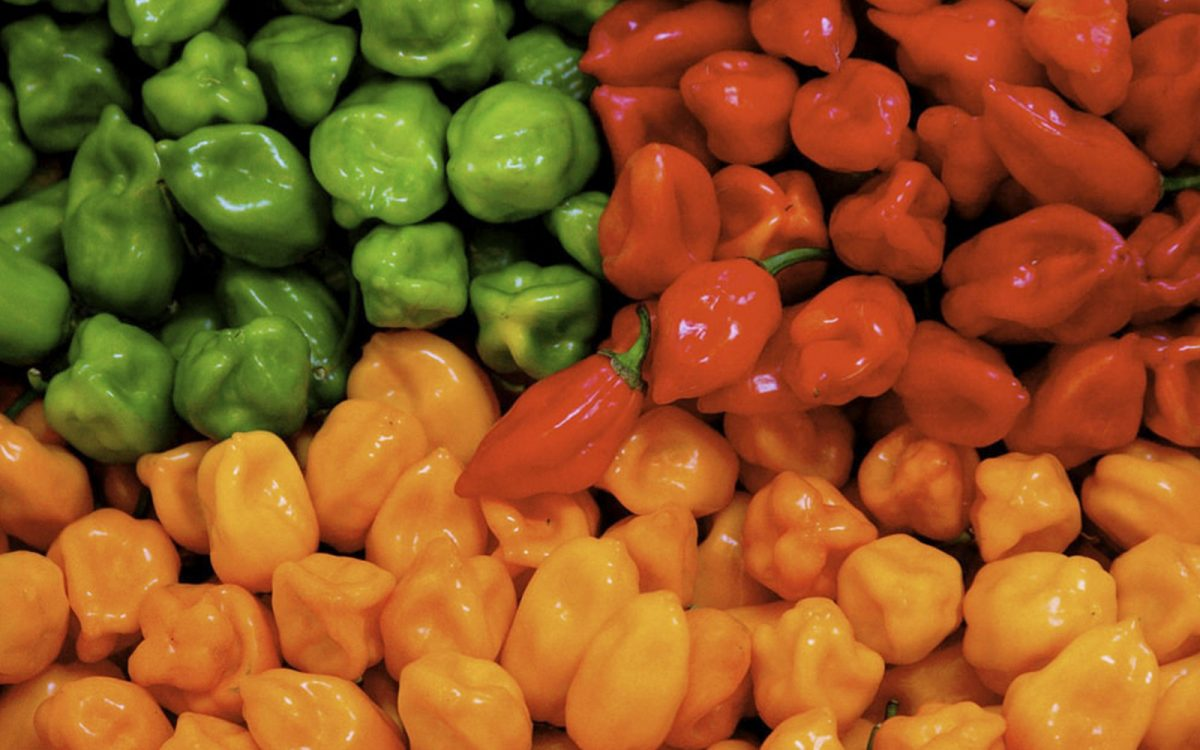
#> input picture ch.jpg, 1200 x 750 px, given in place of the camera
$ python HabaneroRecognition.py
#> lines starting #> are read from the running program, lines starting #| are printed output that depends on the picture; after the words box and inside, x2 and y2 are one past the last pixel; in counts of white or black regions, pixels touching at a corner belong together
#####################################################################################################
#                                      Angelo D. Espinoza V.                                        #
#                                                                                                   #
#     This code can at certain point recognize the colours of the three different types of          #
#   habanero pepper (red, green, orange/yellow) and also depicts the name of each one in real time  #
#                                                                                                   #
#    It is necessary to prove that the camera initializes first with the app of the computer        #
#                           before compiling this program in Python                                 #
#####################################################################################################

import cv2
import numpy as np

# Defining which camera that will be used in this case the 2
# By default the argument should be 0
# The RGB camera of the  R200 is the #2
cam = cv2.VideoCapture(0)

# Orange Habanero Pepper
# Defining orange colour bounds
orangeLower = np.array([7, 187, 183])
orangeUpper = np.array([27, 207, 255])

# Green Habanero Pepper
# Defining green colour bounds
greenLower = np.array([32, 174, 104])
greenUpper = np.array([52, 194, 184])

# Red Habanero Pepper
# Defining red colour bounds
redLower = np.array([7, 214, 114])
redUpper = np.array([17, 234, 194])

# Defining colours in BGR
black = (0, 0, 0)
blue = (255, 0, 0)
green = (0, 255, 0)
red = (0, 0, 255)

# Font text
font = cv2.FONT_HERSHEY_SIMPLEX

# Constant loop
while True:

    # Reading the pixels of the camera and putting the information into two variables
    ret, img = cam.read()
#> img is the input picture: shape (750, 1200, 3); mean B, G, R 32.3, 86.6, 144.1

    # Resizing the image by 400 x 400
    img = cv2.resize(img,(400,400))
#> img: shape (400, 400, 3)

    # Filtering the image by reducing the noise
    imgGAUSS = cv2.GaussianBlur(img, (7, 7), 0)

    # Taking the image with less noise and convertin it to HSV
    imgHSV = cv2.cvtColor(imgGAUSS, cv2.COLOR_BGR2HSV)
#> imgHSV: shape (400, 400, 3); mean H, S, V 19.3, 197.7, 150.3

    # Masks of the three habanero color
    maskOrange = cv2.inRange(imgHSV, orangeLower, orangeUpper)
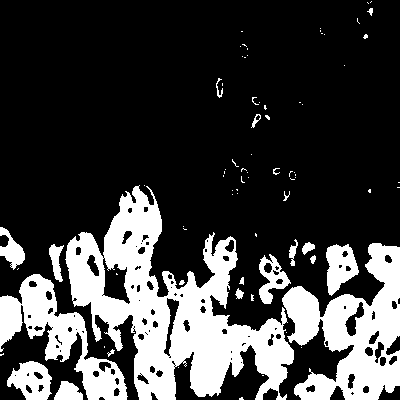
#> maskOrange: shape (400, 400); 24.9% white; 79 white regions (58 under 20 px), largest, box (x1, y1, x2, y2) and area: (65, 185, 294, 400) 20149, (282, 243, 400, 400) 9423, (0, 274, 128, 400) 5325
    maskGreen = cv2.inRange(imgHSV, greenLower, greenUpper)
#> maskGreen: shape (400, 400); 9.4% white; 38 white regions (17 under 20 px), largest, box (x1, y1, x2, y2) and area: (105, 20, 195, 119) 3620, (22, 64, 54, 152) 1399, (62, 155, 106, 215) 1295
    maskRed = cv2.inRange(imgHSV, redLower, redUpper)
#> maskRed: shape (400, 400); 20% white; 111 white regions (68 under 20 px), largest, box (x1, y1, x2, y2) and area: (152, 0, 400, 296) 26013, (280, 344, 347, 395) 693, (244, 292, 285, 327) 585

    # Ellipse around the target
    kernel = cv2.getStructuringElement(cv2.MORPH_ELLIPSE, (15, 15))

    # Erosioning the image and then dilating it
    maskOrange_OPEN = cv2.morphologyEx(maskOrange, cv2.MORPH_OPEN, kernel)
#> maskOrange_OPEN: shape (400, 400); 16.7% white; 24 white regions, largest, box (x1, y1, x2, y2) and area: (169, 283, 249, 396) 4594, (337, 243, 400, 392) 4478, (66, 254, 170, 326) 3019
    maskGreen_OPEN = cv2.morphologyEx(maskGreen, cv2.MORPH_OPEN, kernel)
#> maskGreen_OPEN: shape (400, 400); 2.9% white; 14 white regions, largest, box (x1, y1, x2, y2) and area: (0, 135, 21, 178) 684, (121, 0, 159, 20) 539, (132, 121, 154, 152) 496
    maskRed_OPEN = cv2.morphologyEx(maskRed, cv2.MORPH_OPEN, kernel)
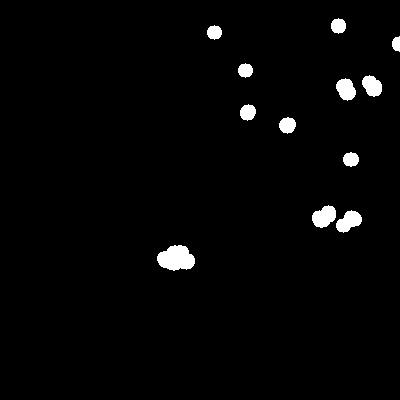
#> maskRed_OPEN: shape (400, 400); 2.1% white; 12 white regions, largest, box (x1, y1, x2, y2) and area: (157, 245, 195, 271) 721, (312, 205, 336, 228) 387, (336, 210, 362, 233) 371

    # Dilating the image and then erosioning it
    maskOrange_CLOSE = cv2.morphologyEx(maskOrange, cv2.MORPH_CLOSE, kernel)
#> maskOrange_CLOSE: shape (400, 400); 31.9% white; 24 white regions (14 under 20 px), largest, box (x1, y1, x2, y2) and area: (0, 185, 400, 400) 49504, (0, 227, 25, 270) 653, (251, 97, 270, 128) 249
    maskGreen_CLOSE = cv2.morphologyEx(maskGreen, cv2.MORPH_CLOSE, kernel)
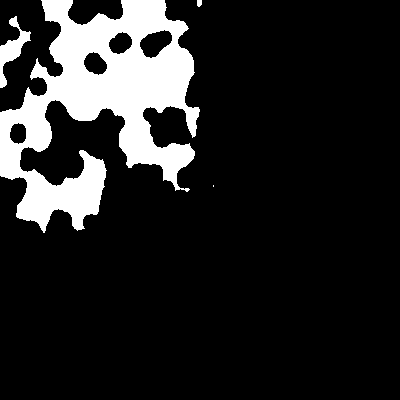
#> maskGreen_CLOSE: shape (400, 400); 14.3% white; 4 white regions (1 under 20 px), largest, box (x1, y1, x2, y2) and area: (0, 0, 200, 233) 22054, (0, 16, 31, 88) 718, (197, 0, 202, 7) 31
    maskRed_CLOSE = cv2.morphologyEx(maskRed, cv2.MORPH_CLOSE, kernel)
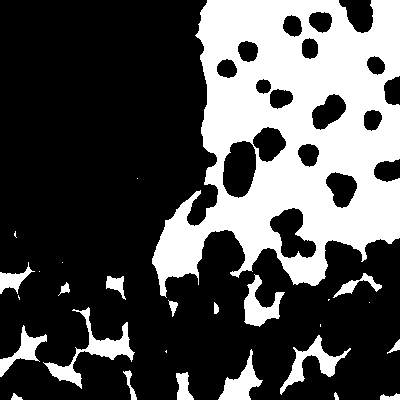
#> maskRed_CLOSE: shape (400, 400); 31% white; 27 white regions (9 under 20 px)

    # Finding the contour of the habaneros
    contourOrange, hierarchyOrange = cv2.findContours(maskOrange_CLOSE.copy(), cv2.RETR_EXTERNAL, cv2.CHAIN_APPROX_NONE)
#> contourOrange = 24 contours, 15 with area under 20; largest, box (x1, y1, x2, y2) and area: (0, 185, 400, 400) 55535, (0, 227, 25, 270) 604, (251, 97, 270, 128) 208, (231, 159, 249, 183) 94, (273, 168, 296, 180) 93
    contourGreen, hierarchyGreen = cv2.findContours(maskGreen_CLOSE.copy(), cv2.RETR_EXTERNAL, cv2.CHAIN_APPROX_NONE)
#> contourGreen = 4 contours, 1 with area under 20; largest, box (x1, y1, x2, y2) and area: (0, 0, 200, 233) 22887, (0, 16, 31, 88) 626, (197, 0, 202, 7) 22
    contourRed, hierarchyRed = cv2.findContours(maskRed_CLOSE.copy(),cv2.RETR_EXTERNAL, cv2.CHAIN_APPROX_NONE)
#> contourRed = 27 contours, 10 with area under 20; largest, box (x1, y1, x2, y2) and area: (152, 0, 400, 298) 49863, (43, 307, 135, 389) 1322, (280, 335, 351, 395) 926, (244, 274, 285, 327) 860, (218, 349, 263, 400) 814

    # Drawing contours around the target in this case the habaneros
    # Orange habaneros
    cv2.drawContours(img, contourOrange, -1, black, 1)
    # Green habaneros
    cv2.drawContours(img, contourGreen, -1, black, 1)
    # Red habaneros
    cv2.drawContours(img, contourRed, -1, black, 1)
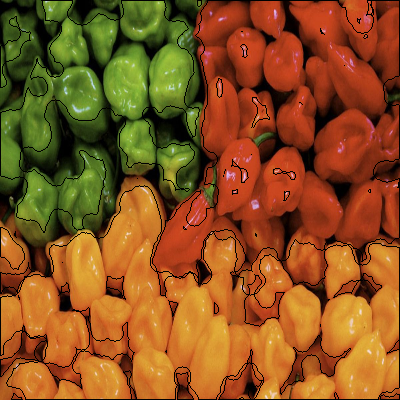
#> img: shape (400, 400, 3); mean B, G, R 31, 83, 137.8

    # Looping around the recognized colours contours and then drawing an ellipse with certain colour

    for i in range(len(contourOrange)):
        if len(contourOrange[i]) >= 5:
            ellipse_1 = cv2.fitEllipse(contourOrange[i])
            cv2.ellipse(img, ellipse_1, blue, 2)

            # Taking the position in a tuple and converting it to a list
            orangeListEllipse = list(ellipse_1[0])

            # Taking the position X and Y of the target
            orangeEllipseinX = int(orangeListEllipse[0])
            orangeEllipseinY = int(orangeListEllipse[1])

            # Writing the text "Orange Habanero" following the image
            cv2.putText(img, 'Orange Habanero',(orangeEllipseinX, orangeEllipseinY) , font, 0.5, black, 1, cv2.LINE_AA)
        else: break
#> this loop made 10 passes
#> (ellipse_1, orangeEllipseinX, orangeEllipseinY) on passes 1 to 9: (((246.3, 397.7), (2.59, 14.97), 85.4), 246, 397), (((255.5, 234.5), (2.22e-18, 1), 180), 255, 234), (((10.51, 249.5), (20.28, 41.92), 153.9), 10, 249), (((184.1, 227.9), (1.67, 4.69), 135), 184, 227), (((286, 194.6), (5.09, 10.53), 17.97), 285, 194), (((369.1, 190.5), (2.31, 3.53), 0), 369, 190), (((234.6, 191.4), (4.4, 6.46), 67.79), 234, 191), (((199.7, 316.1), (190.9, 433.4), 91.89), 199, 316), (((398.3, 184.9), (2.07, 5.96), 6.98), 398, 184)
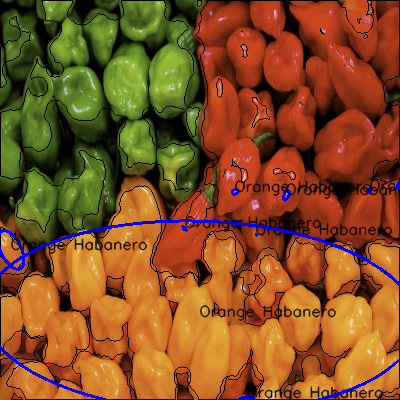
#> img: shape (400, 400, 3); 4.77% of pixels changed, all inside (x1, y1, x2, y2) = (0, 176, 400, 400)

    for i in range(len(contourGreen)):
        if len(contourGreen[i]) >= 5:
            ellipse_2 = cv2.fitEllipse(contourGreen[i])
            cv2.ellipse(img, ellipse_2, red, 2)

            # Taking the position in a tuple and converting it to a list
            greenListEllipse = list(ellipse_2[0])

            # Taking the position X and Y of the target
            greenEllipseinX = int(greenListEllipse[0])
            greenEllipseinY = int(greenListEllipse[1])

            # Writing the text "Green Habanero" following the image
            cv2.putText(img, 'Green Habanero',(greenEllipseinX, greenEllipseinY) , font, 0.5, black, 1, cv2.LINE_AA)
        else: break
#> this loop made 1 pass

    for i in range(len(contourRed)):
        if len(contourRed[i]) >= 5:
            ellipse_3 = cv2.fitEllipse(contourRed[i])
            cv2.ellipse(img, ellipse_3, green, 2)

            # Taking the position in a tuple and converting it to a list
            redListEllipse = list(ellipse_3[0])

            # Taking the position X and Y of the target
            redEllipseinX = int(redListEllipse[0])
            redEllipseinY = int(redListEllipse[1])

            # Writing the text "Red Habanero" following the image
            cv2.putText(img, 'Red Habanero',(redEllipseinX, redEllipseinY) , font, 0.5, black, 1, cv2.LINE_AA)
        else: break
#> this loop made 6 passes
#> (ellipse_3, redEllipseinX, redEllipseinY) on passes 1 to 5: (((390.5, 396.7), (5.75, 22.5), 87.83), 390, 396), (((15.36, 396.8), (5.95, 11.34), 102.8), 15, 396), (((335.9, 396.2), (3.31, 8), 160.6), 335, 396), (((183.3, 387.5), (14.92, 33.15), 171.3), 183, 387), (((130.1, 383.7), (6.98, 33.06), 165.2), 130, 383)
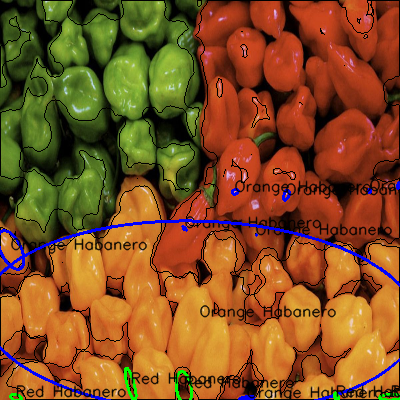
#> img: shape (400, 400, 3); 1.78% of pixels changed, all inside (x1, y1, x2, y2) = (9, 367, 400, 400)

    # If ESC pressed closes all the windows
    if (cv2.waitKey(1) & 0xFF) == 27:
#> (key Esc is pressed here)
        break
    else: pass

    # Projecting the image
    cv2.imshow("Camera Window", img)
    cv2.imshow("HSV", imgHSV)
    cv2.imshow("", imgGAUSS)
    #cv2.imshow("", maskOrange_CLOSE)


# Making sure all windows closed
cv2.destroyAllWindows()

$ run again, on habanero.jpg
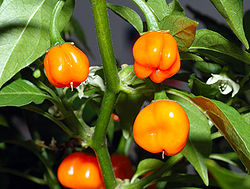
#> input picture habanero.jpg, 250 x 189 px, given in place of the camera
#> img is the input picture: shape (189, 250, 3); mean B, G, R 37.7, 95.9, 100.5
#> imgHSV: shape (400, 400, 3); mean H, S, V 46.3, 159.3, 115.8
#> `maskOrange = cv2.inRange(imgHSV, orangeLower, orangeUpper)`:
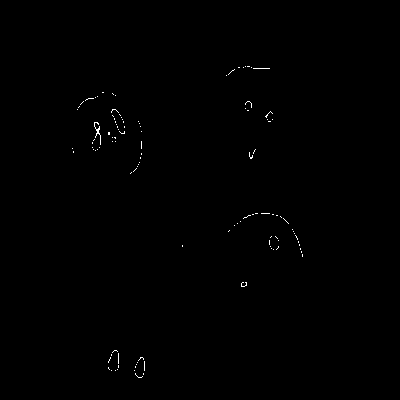
#> maskOrange: shape (400, 400); 0.25% white in thin lines or dots, all inside (x1, y1, x2, y2) = (72, 66, 303, 378)
#> maskGreen: shape (400, 400); 4.2% white; 174 white regions (125 under 20 px), largest, box (x1, y1, x2, y2) and area: (304, 62, 360, 100) 771, (343, 215, 400, 290) 734, (0, 199, 71, 218) 542
#> maskRed: shape (400, 400); 0.28% white in thin lines or dots, all inside (x1, y1, x2, y2) = (70, 54, 354, 381)
#> maskOrange_OPEN: shape (400, 400); every value is 0
#> maskOrange_CLOSE: shape (400, 400); 0.83% white; 56 white regions (47 under 20 px), largest, box (x1, y1, x2, y2) and area: (92, 109, 125, 151) 552, (108, 350, 119, 371) 181, (134, 357, 145, 378) 163
#> maskGreen_CLOSE: shape (400, 400); 8.5% white; 77 white regions (51 under 20 px), largest, box (x1, y1, x2, y2) and area: (336, 210, 400, 336) 2474, (0, 167, 86, 218) 2352, (282, 62, 361, 111) 1458
#> maskRed_CLOSE: shape (400, 400); 0.6% white; 61 white regions (54 under 20 px)
#> contourOrange = 56 contours, 50 with area under 20; largest, box (x1, y1, x2, y2) and area: (92, 109, 125, 151) 484, (108, 350, 119, 371) 156, (134, 357, 145, 378) 140, (269, 236, 279, 250) 87, (245, 101, 252, 111) 44, (265, 111, 273, 122) 39
#> contourGreen = 77 contours, 54 with area under 20; largest, box (x1, y1, x2, y2) and area: (336, 210, 400, 336) 2324, (0, 167, 86, 218) 2242, (344, 0, 400, 99) 1550, (282, 62, 361, 111) 1350, (254, 15, 310, 75) 944
#> contourRed = 61 contours, 58 with area under 20; largest, box (x1, y1, x2, y2) and area: (309, 206, 347, 246) 480, (179, 242, 190, 255) 38, (306, 54, 313, 72) 28
#> the loop `for i in range(len(contourOrange)):` made 4 passes
#> (ellipse_1, orangeEllipseinX, orangeEllipseinY) on passes 1 to 3: (((139.6, 367.8), (9.03, 20.5), 8.85), 139, 367), (((113.5, 361.2), (10.11, 21.13), 9.08), 113, 361), (((243.4, 284), (4.28, 5.91), 69.82), 243, 283)
#> after the loop `for i in range(len(contourOrange)):`:
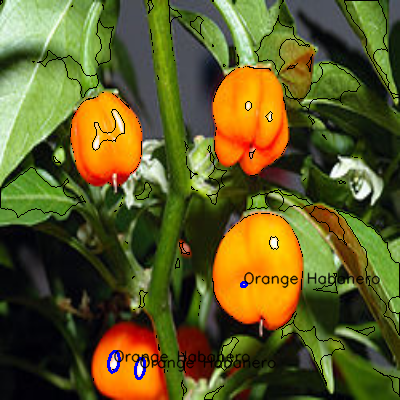
#> img: shape (400, 400, 3); mean B, G, R 37, 91.8, 96.1
#> the loop `for i in range(len(contourGreen)):` made 1 pass
#> the loop `for i in range(len(contourRed)):` made 1 pass

$ run again, on habanero2.jpg
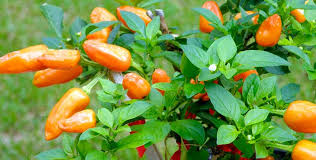
#> input picture habanero2.jpg, 316 x 160 px, given in place of the camera
#> img is the input picture: shape (160, 316, 3); mean B, G, R 68.8, 150.1, 118.7
#> imgHSV: shape (400, 400, 3); mean H, S, V 46, 161.7, 166
#> `maskOrange = cv2.inRange(imgHSV, orangeLower, orangeUpper)`:
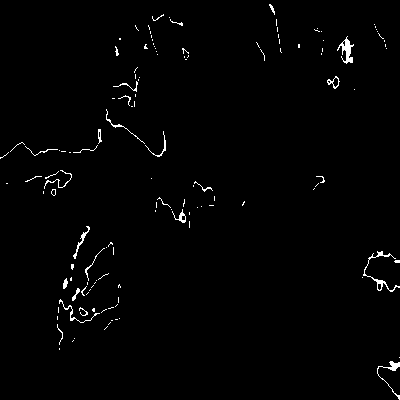
#> maskOrange: shape (400, 400); 1.3% white in thin lines or dots
#> maskGreen: shape (400, 400); 3.7% white in thin lines or dots
#> maskRed: shape (400, 400); 0.35% white in thin lines or dots
#> maskOrange_OPEN: shape (400, 400); every value is 0
#> maskOrange_CLOSE: shape (400, 400); 3.2% white; 51 white regions (32 under 20 px), largest, box (x1, y1, x2, y2) and area: (57, 226, 120, 350) 1742, (25, 170, 72, 196) 492, (112, 67, 140, 107) 455
#> maskGreen_CLOSE: shape (400, 400); 12.6% white; 130 white regions (74 under 20 px), largest, box (x1, y1, x2, y2) and area: (69, 300, 212, 400) 3839, (160, 118, 235, 207) 2233, (0, 195, 62, 261) 1714
#> maskRed_CLOSE: shape (400, 400); 0.6% white; 56 white regions (41 under 20 px)
#> contourOrange = 51 contours, 34 with area under 20; largest, box (x1, y1, x2, y2) and area: (57, 226, 120, 350) 1724, (25, 170, 72, 196) 435, (112, 67, 140, 107) 400, (155, 197, 194, 228) 282, (362, 251, 400, 292) 280
#> contourGreen = 130 contours, 84 with area under 20; largest, box (x1, y1, x2, y2) and area: (69, 300, 212, 400) 3466, (160, 118, 235, 207) 2054, (0, 195, 62, 261) 1592, (294, 232, 364, 305) 1074, (328, 8, 391, 114) 1073
#> contourRed = 56 contours, 50 with area under 20; largest, box (x1, y1, x2, y2) and area: (246, 235, 264, 248) 126, (217, 386, 228, 400) 78, (330, 392, 345, 400) 48, (253, 67, 268, 81) 34, (132, 166, 161, 180) 31, (299, 192, 311, 202) 24
#> the loop `for i in range(len(contourOrange)):` made 6 passes
#> (ellipse_1, orangeEllipseinX, orangeEllipseinY) on passes 1 to 5: (((400.5, 380.3), (28.1, 50.19), 135.4), 400, 380), (((105.7, 327.3), (0.000233, 0.586), 0), 105, 327), (((119, 286.2), (2.11, 3.94), 175), 118, 286), (((384.3, 270.9), (33.3, 40.74), 123), 384, 270), (((86.51, 293.3), (56.94, 109.9), 10), 86, 293)
#> the loop `for i in range(len(contourGreen)):` made 1 pass
#> the loop `for i in range(len(contourRed)):` made 6 passes
#> (ellipse_3, redEllipseinX, redEllipseinY) on passes 1 to 5: (((306.1, 395.5), (0.697, 0.986), 0), 306, 395), (((338.2, 396.5), (5.85, 14.82), 71.75), 338, 396), (((222.1, 394), (9.21, 13.23), 155.3), 222, 393), (((177.9, 388.9), (4.12, 6.44), 18.37), 177, 388), (((179.4, 368.3), (6.96, 7.82), 167.3), 179, 368)
#> after the loop `for i in range(len(contourRed)):`:
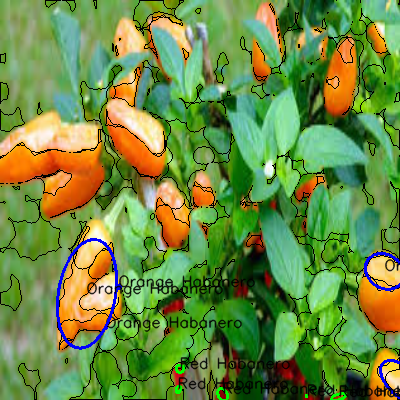
#> img: shape (400, 400, 3); mean B, G, R 67.5, 140.1, 109.1
